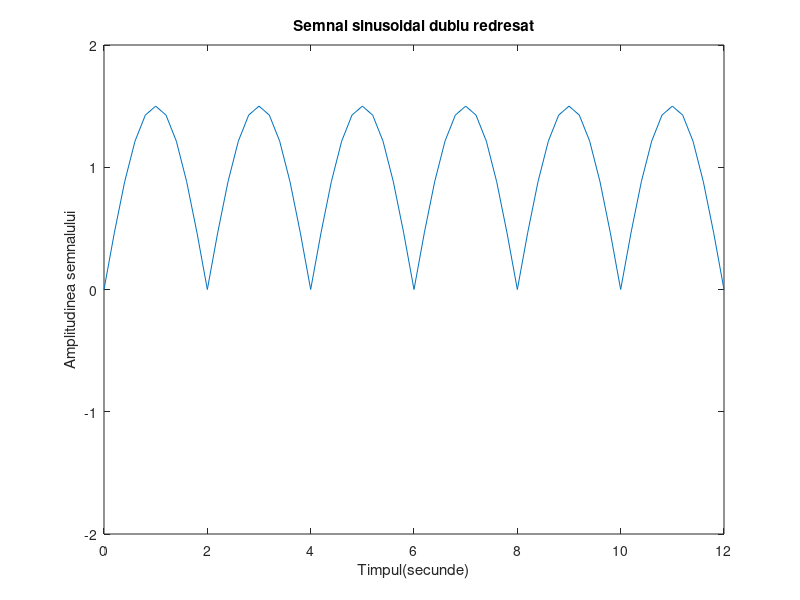

Write MATLAB code to recreate this figure.
t=0:.2:12;
%200ms
x=1.5*abs(sin(0.5*pi*t));
plot(t,x)
axis([0 12 -2 2])
xlabel('Timpul(secunde)')
ylabel('Amplitudinea semnalului')
title('Semnal sinusoidal dublu redresat')